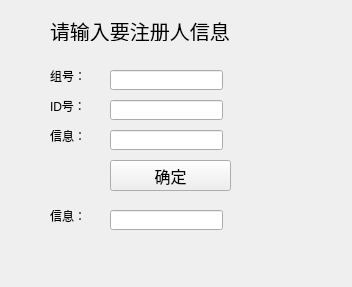
<?xml version="1.0" encoding="UTF-8"?>
<ui version="4.0">
 <class>Form</class>
 <widget class="QWidget" name="Form">
  <property name="geometry">
   <rect>
    <x>0</x>
    <y>0</y>
    <width>352</width>
    <height>287</height>
   </rect>
  </property>
  <property name="windowTitle">
   <string>Form</string>
  </property>
  <widget class="QLineEdit" name="lineEdit">
   <property name="geometry">
    <rect>
     <x>110</x>
     <y>70</y>
     <width>113</width>
     <height>20</height>
    </rect>
   </property>
  </widget>
  <widget class="QLabel" name="label">
   <property name="geometry">
    <rect>
     <x>50</x>
     <y>70</y>
     <width>54</width>
     <height>12</height>
    </rect>
   </property>
   <property name="text">
    <string>组号：</string>
   </property>
  </widget>
  <widget class="QLineEdit" name="lineEdit_2">
   <property name="geometry">
    <rect>
     <x>110</x>
     <y>100</y>
     <width>113</width>
     <height>20</height>
    </rect>
   </property>
  </widget>
  <widget class="QLineEdit" name="lineEdit_3">
   <property name="geometry">
    <rect>
     <x>110</x>
     <y>130</y>
     <width>113</width>
     <height>20</height>
    </rect>
   </property>
  </widget>
  <widget class="QLabel" name="label_2">
   <property name="geometry">
    <rect>
     <x>50</x>
     <y>100</y>
     <width>54</width>
     <height>12</height>
    </rect>
   </property>
   <property name="text">
    <string>ID号：</string>
   </property>
  </widget>
  <widget class="QLabel" name="label_3">
   <property name="geometry">
    <rect>
     <x>50</x>
     <y>130</y>
     <width>54</width>
     <height>12</height>
    </rect>
   </property>
   <property name="text">
    <string>信息：</string>
   </property>
  </widget>
  <widget class="QLabel" name="label_4">
   <property name="geometry">
    <rect>
     <x>50</x>
     <y>20</y>
     <width>191</width>
     <height>21</height>
    </rect>
   </property>
   <property name="font">
    <font>
     <pointsize>15</pointsize>
    </font>
   </property>
   <property name="text">
    <string>请输入要注册人信息</string>
   </property>
  </widget>
  <widget class="QPushButton" name="pushButton">
   <property name="geometry">
    <rect>
     <x>110</x>
     <y>160</y>
     <width>121</width>
     <height>31</height>
    </rect>
   </property>
   <property name="font">
    <font>
     <pointsize>12</pointsize>
    </font>
   </property>
   <property name="text">
    <string>确定</string>
   </property>
  </widget>
  <widget class="QLabel" name="label_5">
   <property name="geometry">
    <rect>
     <x>50</x>
     <y>210</y>
     <width>54</width>
     <height>12</height>
    </rect>
   </property>
   <property name="text">
    <string>信息：</string>
   </property>
  </widget>
  <widget class="QLineEdit" name="lineEdit_4">
   <property name="geometry">
    <rect>
     <x>110</x>
     <y>210</y>
     <width>113</width>
     <height>20</height>
    </rect>
   </property>
  </widget>
 </widget>
 <resources/>
 <connections/>
</ui>
